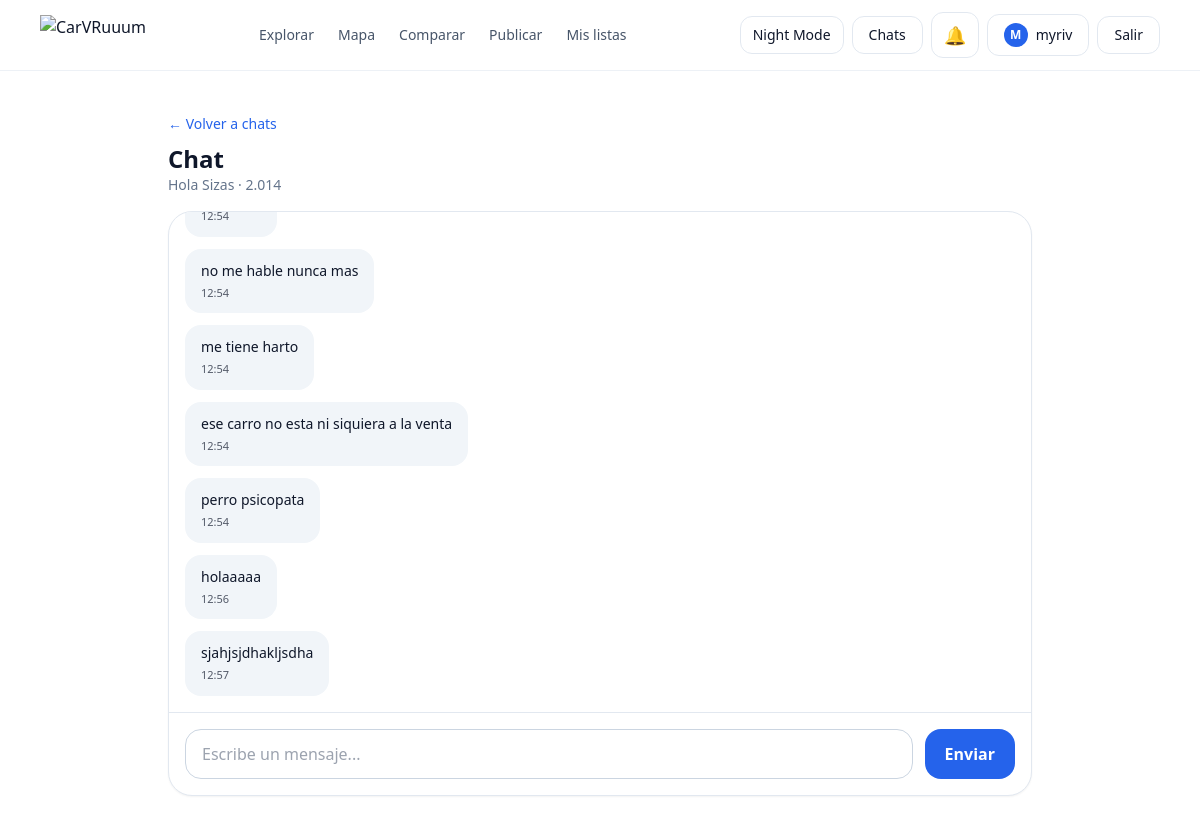
The app's page /messages/7/ (signed in) with its own data.
### messaging/models.py (models this page shows, shortened)
class Conversation(models.Model):
    car = models.ForeignKey(
        "cars.Car",
        on_delete=models.CASCADE,
        related_name="conversations",
    )
    buyer = models.ForeignKey(
        User,
        on_delete=models.CASCADE,
        related_name="buyer_conversations",
    )
    seller = models.ForeignKey(
        User,
        on_delete=models.CASCADE,
        related_name="seller_conversations",
    )
    created_at = models.DateTimeField(auto_now_add=True)
    updated_at = models.DateTimeField(auto_now=True)
    class Meta:
        ordering = ["-updated_at"]
        constraints = [
            models.UniqueConstraint(
                fields=["car", "buyer", "seller"],
                name="unique_conversation_per_car_buyer_seller",
            )
        ]

class Message(models.Model):
    conversation = models.ForeignKey(
        Conversation,
        on_delete=models.CASCADE,
        related_name="messages",
    )
    sender = models.ForeignKey(
        User,
        on_delete=models.CASCADE,
        related_name="sent_messages",
    )
    text = models.TextField()
    is_read = models.BooleanField(default=False)
    created_at = models.DateTimeField(auto_now_add=True)
    class Meta:
        ordering = ["created_at"]

### cars/models.py (models this page shows, shortened)
class Car(models.Model):
    owner = models.ForeignKey(settings.AUTH_USER_MODEL, on_delete=models.CASCADE, related_name="cars")
    make = models.CharField(max_length=60)
    model = models.CharField(max_length=60)
    year = models.PositiveIntegerField(validators=[MinValueValidator(1950), MaxValueValidator(2100)])
    price = models.PositiveIntegerField(validators=[MinValueValidator(0)])
    mileage_km = models.PositiveIntegerField(default=0, validators=[MinValueValidator(0)])
    is_sold = models.BooleanField(default=False)
    sold_at = models.DateTimeField(blank=True, null=True)
    city = models.CharField(max_length=80, blank=True, default="")
    description = models.TextField(blank=True, default="")
    is_active = models.BooleanField(default=True)
    view_count = models.PositiveIntegerField(default=0)
    created_at = models.DateTimeField(auto_now_add=True)
    class Meta:
        ordering = ["-created_at"]

### messaging/views.py (the view)
# urls.py: path("<int:conversation_id>/", views.conversation_detail, name="conversation_detail"),
@login_required
def conversation_detail(request, conversation_id):
    conversation = get_object_or_404(
        Conversation.objects.select_related("car", "buyer", "seller"),
        pk=conversation_id,
    )
    if request.user not in [conversation.buyer, conversation.seller]:
        return HttpResponseForbidden("No autorizado.")
    messages = conversation.messages.select_related("sender").all()
    form = MessageForm()
    conversation.messages.exclude(sender=request.user).filter(is_read=False).update(is_read=True)
    return render(
        request,
        "messaging/conversation_detail.html",
        {
            "conversation": conversation,
            "messages": messages,
            "form": form,
        },
    )

### messaging/forms.py
class MessageForm(forms.Form):
    text = forms.CharField(
        max_length=2000,
        widget=forms.TextInput(
            attrs={
                "placeholder": "Escribe un mensaje...",
                "class": "flex-1 rounded-2xl border border-slate-300 px-4 py-3 outline-none focus:border-blue-500 dark:border-slate-700 dark:bg-slate-950",
            }
        ),
    )

### notifications/context_processors.py (called while the page is built, shortened)
def notifications(request):
    if request.user.is_authenticated:
        unread_qs = request.user.notifications.filter(
            is_read=False
        ).order_by("-created_at")[:10]
        notifications_list = []
        return {
            "navbar_notifications": notifications_list,
            "navbar_notifications_count": len(notifications_list),
        }
    return {}

### messaging/templates/messaging/conversation_detail.html (shortened to what this page needs)
{% extends "base.html" %}
{% block content %}
<section class="mx-auto max-w-4xl px-4 py-10">
  <div class="mb-4">
    <a href="{% url 'messaging:conversation_list' %}" class="text-sm text-blue-600 hover:underline">
      ← Volver a chats
    </a>
    <h1 class="mt-2 text-2xl font-bold">Chat</h1>
    <p class="text-sm text-slate-500">
      {{ conversation.car.make }} {{ conversation.car.model }} · {{ conversation.car.year }}
    </p>
  </div>
  <div class="overflow-hidden rounded-3xl border border-slate-200 bg-white shadow-sm dark:border-slate-800 dark:bg-slate-900">
    <div id="messages-box" class="h-[500px] space-y-3 overflow-y-auto p-4">
      {% for msg in messages %}
        <div class="{% if msg.sender == request.user %}flex justify-end{% else %}flex justify-start{% endif %}">
          <div class="{% if msg.sender == request.user %}bg-blue-600 text-white{% else %}bg-slate-100 text-slate-900 dark:bg-slate-800 dark:text-white{% endif %} max-w-[75%] rounded-2xl px-4 py-3">
            <p class="text-sm">{{ msg.text }}</p>
            <p class="mt-1 text-[11px] opacity-70">{{ msg.created_at|date:"H:i" }}</p>
          </div>
        </div>
      {% endfor %}
    </div>
    <form id="chat-form" class="border-t border-slate-200 p-4 dark:border-slate-800">
      <div class="flex gap-3">
        {{ form.text }}
        <button
          type="submit"
          class="rounded-2xl bg-blue-600 px-5 py-3 font-semibold text-white hover:bg-blue-700">
          Enviar
        </button>
      </div>
    </form>
  </div>
</section>
{% endblock %}

### templates/base.html (shortened to what this page needs)
{% load static %}
<!doctype html>
<html lang="es" class="">
<head>
  <script src="https://cdn.tailwindcss.com"></script>
</head>
<body class="min-h-screen bg-white text-slate-900 dark:bg-slate-950 dark:text-slate-100">
  <header class="sticky top-0 z-50 border-b border-slate-200/60 bg-white/80 backdrop-blur dark:border-slate-800/60 dark:bg-slate-950/70">
    <div class="mx-auto flex max-w-6xl items-center justify-between px-4 py-3">
      <a href="{% url 'landing' %}" class="flex items-center">
        <img
          src="{% static 'account/img/carvruum-logo.png' %}"
          alt="CarVRuuum"
          class="h-8 w-auto object-contain md:h-10"
        >
      </a>
      <nav class="hidden items-center gap-6 md:flex">
        <a href="{% url 'cars:cars_list' %}" class="text-sm text-slate-600 hover:text-slate-900 dark:text-slate-300 dark:hover:text-white">
          Explorar
        </a>
        <a href="{% url 'cars:map' %}" class="text-sm text-slate-600 hover:text-slate-900 dark:text-slate-300 dark:hover:text-white">
          Mapa
        </a>
        <a href="{% url 'cars:compare_cars' %}" class="text-sm text-slate-600 hover:text-slate-900 dark:text-slate-300 dark:hover:text-white">
          Comparar
        </a>
        {% if user.is_authenticated %}
          <a href="{% url 'cars:car_create' %}" class="text-sm text-slate-600 hover:text-slate-900 dark:text-slate-300 dark:hover:text-white">
            Publicar
          </a>
          <a href="{% url 'cars:car_lists' %}" class="text-sm text-slate-600 hover:text-slate-900 dark:text-slate-300 dark:hover:text-white">
            Mis listas
          </a>
        {% else %}
          <a href="{% url 'login' %}?next={% url 'cars:car_create' %}" class="text-sm text-slate-600 hover:text-slate-900 dark:text-slate-300 dark:hover:text-white">
            Publicar
          </a>
        {% endif %}
      </nav>
      <div class="hidden items-center gap-2 md:flex">
        <button onclick="toggleTheme()"
          class="rounded-xl border border-slate-200 px-3 py-2 text-sm hover:bg-slate-50 dark:border-slate-800 dark:hover:bg-slate-900">
          Night Mode
        </button>
        {% if user.is_authenticated %}
          <a href="{% url 'messaging:conversation_list' %}"
             class="rounded-xl border border-slate-200 px-4 py-2 text-sm font-medium hover:bg-slate-50 dark:border-slate-800 dark:hover:bg-slate-900">
            Chats
          </a>
          {% include "notifications/notification_dropdown.html" %}
          <a href="{% url 'profile' %}"
             class="flex items-center gap-2 rounded-xl border border-slate-200 px-4 py-2 text-sm font-medium hover:bg-slate-50 dark:border-slate-800 dark:hover:bg-slate-900">
            <span class="flex h-6 w-6 items-center justify-center rounded-full bg-blue-600 text-xs font-bold uppercase text-white">
              {{ user.username|slice:":1" }}
            </span>
            {{ user.username }}
          </a>
          <form method="post" action="{% url 'logout' %}">
            <button class="rounded-xl border border-slate-200 px-4 py-2 text-sm hover:bg-slate-50 dark:border-slate-800 dark:hover:bg-slate-900">
              Salir
            </button>
          </form>
        {% endif %}
      </div>
    </div>
  </header>
  {% block content %}{% endblock %}
</body>
</html>

### records on screen
Conversation: car.make "Hola", car.model "Sizas", car.year "2.014"
Message: created_at "12:54"
Message: text "no me hable nunca mas", created_at "12:54"
Message: text "me tiene harto", created_at "12:54"
Message: text "ese carro no esta ni siquiera a la venta", created_at "12:54"
Message: text "perro psicopata", created_at "12:54"
Message: text "holaaaaa", created_at "12:56"
Message: text "sjahjsjdhakljsdha", created_at "12:57"

### other values on screen
{{ user.username|slice:":1" }} "M"
{{ user.username }} "myriv"
